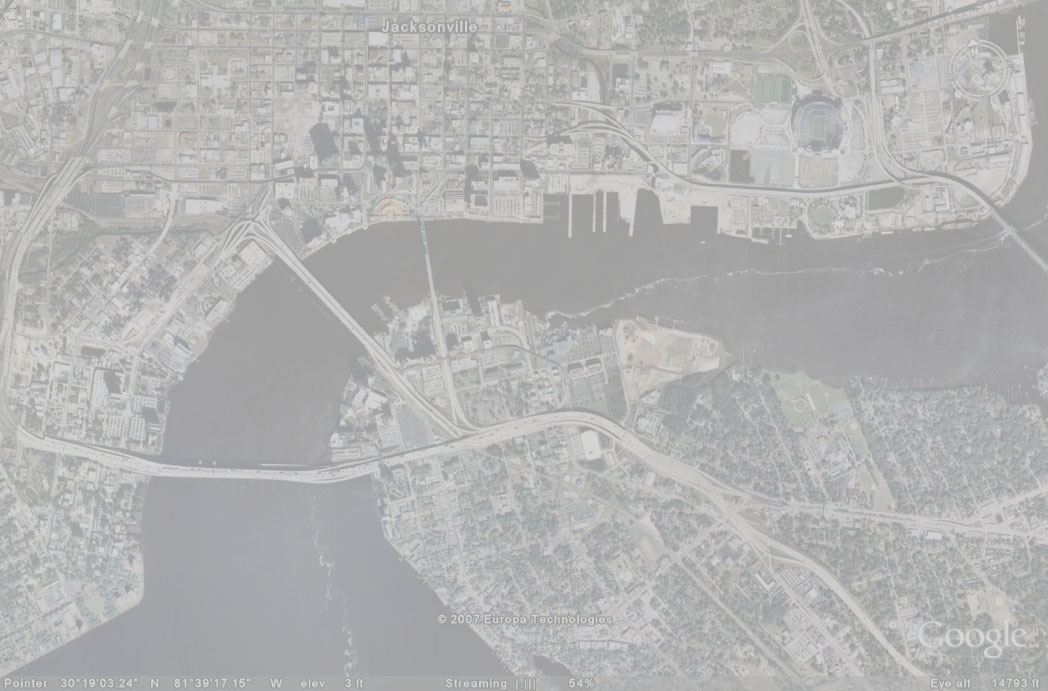
%> input picture input_sat_image.jpg, 1048 x 691 px
$ octave Main.m   (GNU Octave 9; MATLAB toolbox functions it lacks are replaced by stand-ins)
%> lines starting %> are read from the running program, lines starting %| are printed output that depends on the picture; in (x1, y1, x2, y2) boxes, pixels count from 0 and x2, y2 are one past the last pixel; in counts of white or black regions, pixels touching at a corner belong together; the program's own positions count from 1
### visualizeImageAndHistogram.m
function  visualizeImageAndHistogram(image, figureTitle)
figure('name', figureTitle);
subplot (2,1,1), imshow(image), title('Image');

subplot (2,1,2), imhist(image), title('Histogram');

imageSize = size(image)

fileName = sprintf('%s .jpg', figureTitle);

imwrite(image, fullfile('./results/', fileName));
end

### grayimage.m
function [grayImage] = grayimage(image)

    grayImage = uint8(mean(image, 3));
    % imageSize = size(imageMean)

end

### calculateMinMax.m
function [minValue,maxValue] = calculateMinMax(image)
%CALCULATEMINMAX Summary of this function goes here
%   Detailed explanation goes here

minValue = double(min(min(image)));
maxValue = double(max(max(image)));
end

### contrastStretching.m
function [img_stretched] = contrastStretching(img_gray, min_threshold,max_threshold)


% Convert to double for calculations
img_gray_double = double(img_gray);

% Apply minimum and maximum thresholds
img_gray_double(img_gray_double < min_threshold) = min_threshold;
img_gray_double(img_gray_double > max_threshold) = max_threshold;

% Perform contrast stretching
img_stretched = uint8(255 * (img_gray_double - min_threshold) / (max_threshold - min_threshold));
end

### convertToBinary.m
function [binary_mask] = convertToBinaryOtsu(threshold, image)


% Convert the image to a binary mask using the threshold
binary_mask = im2bw(image, threshold);
end

### clean.m
function clean
clc
clear all
close all
end

### morphologicalOperators.m
function [closed_mask] = morphologicalOperators(binaryImage, shape, size)
% Apply morphological opening
opened_mask = imopen(binaryImage, strel(shape, size));

% Apply morphological closing
closed_mask = imclose(opened_mask, strel(shape, size));
end

### Main.m
% Assignment 1, Image Analysis and Object Detection
% Initial Cleanning
clean()

disp('Code Initiated... ')
% Task 1: Image Enhancement
    % a - visualize the initial image
    % read Image
    image = imread('input_sat_image.jpg');
%> image is the input picture: size 691x1048x3 uint8; mean R, G, B 178.9, 179.2, 178.8
    % Convert to Gray Image

    visualizeImageAndHistogram(image, 'Original Image');
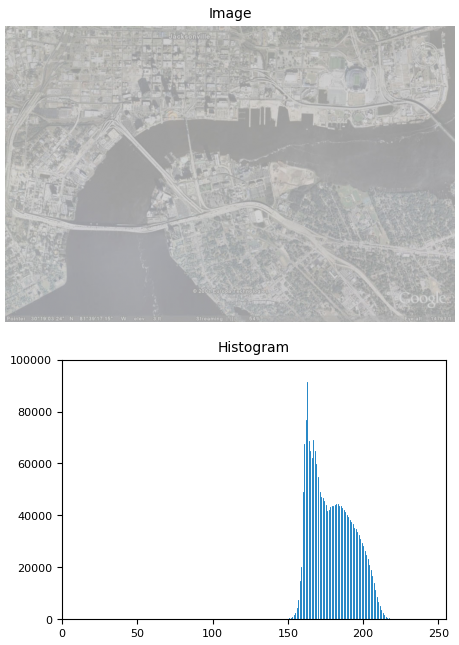
%> figure redrawn from the program's plot data, 2 panels
    grayImage = grayimage(image);
    visualizeImageAndHistogram(grayImage, 'Grey Image');

    % b - describe
    % c - enhance the image
    [minValue, maxValue] = calculateMinMax(grayImage);
%> in calculateMinMax, `minValue = double(min(min(image)));`: minValue = 145
%> in calculateMinMax, `maxValue = double(max(max(image)));`: maxValue = 225
%> minValue = 145; maxValue = 225
    display('mIN VALUE');
    disp(minValue)
%| 145
    display('mAX VALUE');
    disp(maxValue)
%| 225
    stretchedImage = contrastStretching(grayImage, minValue,maxValue);
    % d - describe
    % e - visualize resulting enhanced image
    visualizeImageAndHistogram(stretchedImage, 'Stretched Image');
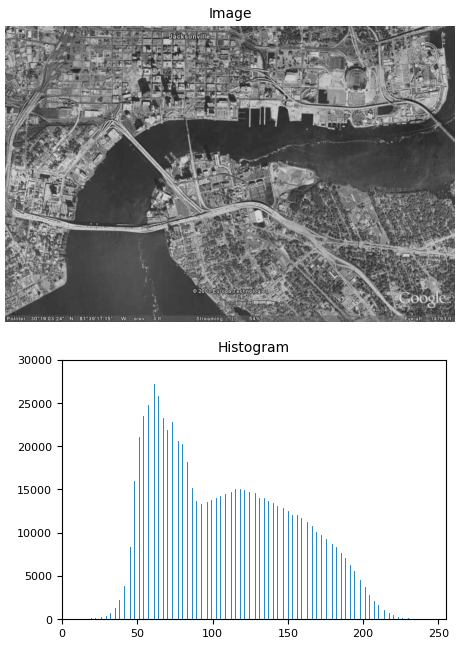
%> figure redrawn from the program's plot data, 2 panels

% Task 2: Binarization
    % Compute the threshold using Otsu's method
    threshold = graythresh(stretchedImage)
%> threshold = 0.443
    % Case: 1
        threshold1 = 1*threshold;
%> threshold1 = 0.443
        % a - convert to Binary
        binarizedImage1 = convertToBinary(threshold1, stretchedImage);
%> in convertToBinaryOtsu, `binary_mask = im2bw(image, threshold);`:
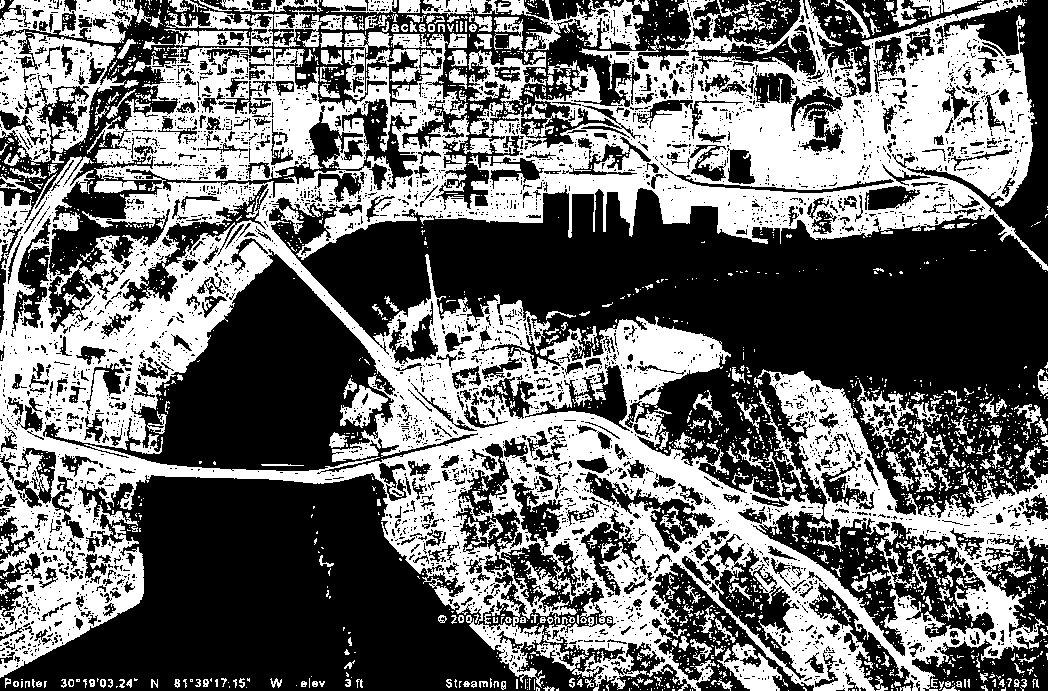
%> binary_mask: size 691x1048 logical; 43.5% white; 2468 white regions (2146 under 20 px), largest, box (x1, y1, x2, y2) and area: (0, 0, 1048, 691) 261583, (0, 0, 151, 165) 11034, (422, 0, 649, 51) 3703
        % b - visualize the result
        visualizeImageAndHistogram(~binarizedImage1, 'Inverted Binarized Image with Threshold multiplier 1');
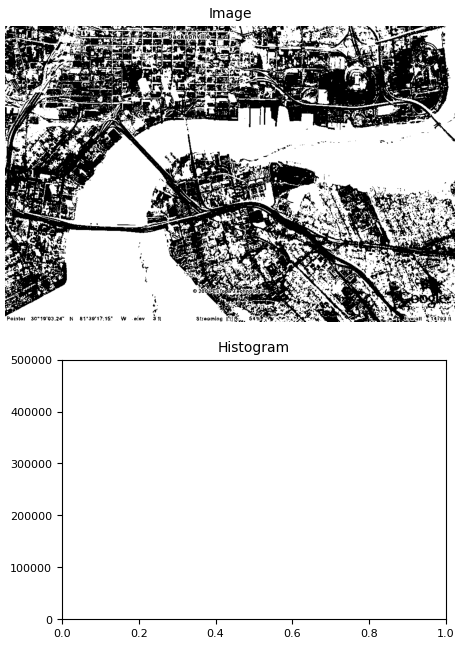
%> figure redrawn from the program's plot data, 2 panels

    % Case: 2
        threshold2 = 0.75*threshold;
%> threshold2 = 0.332
        % a - convert to Binary
        binarizedImage2 = convertToBinary(threshold2, stretchedImage);
%> in convertToBinaryOtsu (call 2), `binary_mask = im2bw(image, threshold);`: binary_mask: size 691x1048 logical; 61% white; 6156 black regions (5397 under 20 px), largest, box (x1, y1, x2, y2) and area: (424, 188, 1048, 484) 81383, (0, 474, 527, 691) 63530, (88, 255, 375, 471) 28948
        % b - visualize the result
        visualizeImageAndHistogram(~binarizedImage2, 'Inverted Binarized Image with Threshold multiplier 0.75');
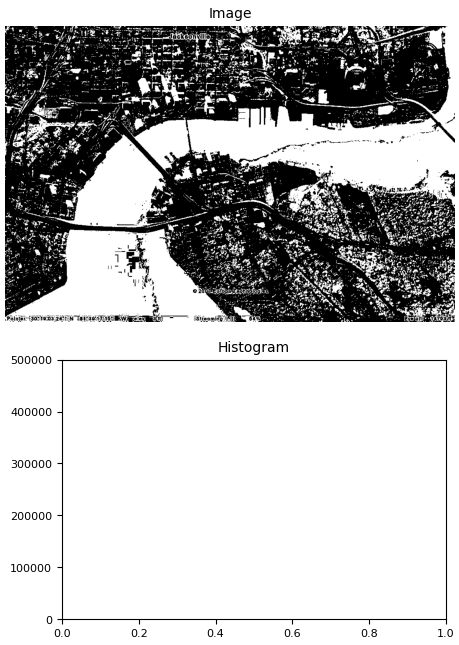
%> figure redrawn from the program's plot data, 2 panels

    % Case: 3
        threshold3 = 1.25*threshold;
%> threshold3 = 0.554
        % a - convert to Binary
        binarizedImage3 = convertToBinary(threshold3, stretchedImage);
%> call 3 of convertToBinaryOtsu, with threshold = 0.554
%> in convertToBinaryOtsu (call 3), `binary_mask = im2bw(image, threshold);`:
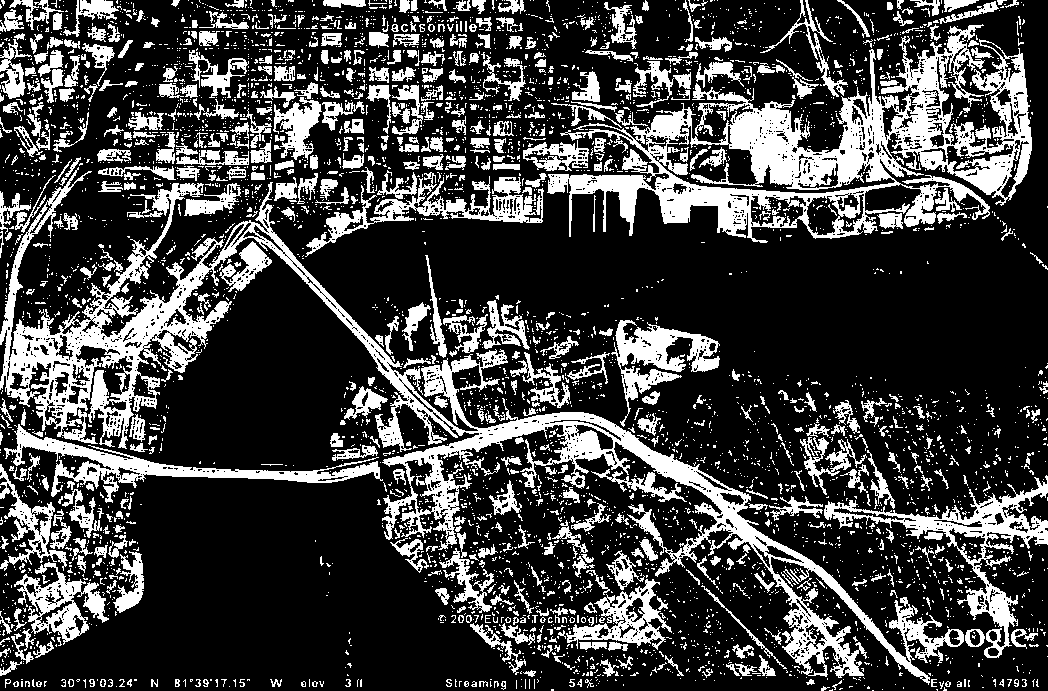
%> binary_mask: size 691x1048 logical; 25.7% white; 4633 white regions (3966 under 20 px), largest, box (x1, y1, x2, y2) and area: (0, 167, 964, 685) 42409, (547, 24, 1032, 243) 32929, (824, 475, 1048, 658) 6367
        % b - visualize the result
        visualizeImageAndHistogram(~binarizedImage3, 'Inverted Binarized Image with Threshold multiplier 1.25');
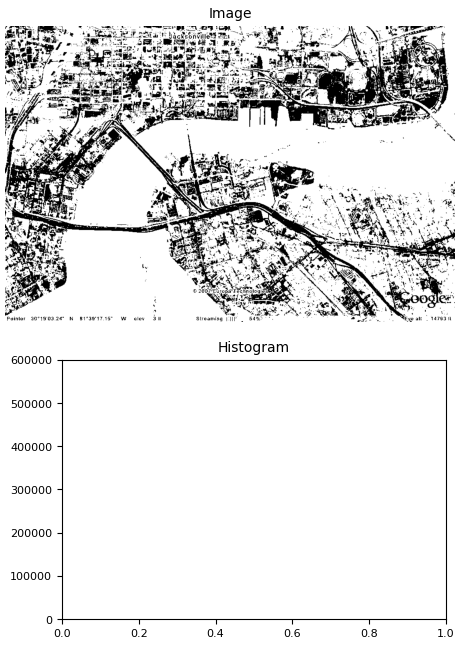
%> figure redrawn from the program's plot data, 2 panels
%> the run ends on the next line

     % Lets consider binarizedImage1 ith Threshold 0.35 for future cases
        InvertedbinarizedImage = ~binarizedImage1;

% Task 3: Morphological Operators
        % a - apply morphological opening and closing
        filteredBinaryImage = morphologicalOperators(InvertedbinarizedImage);
